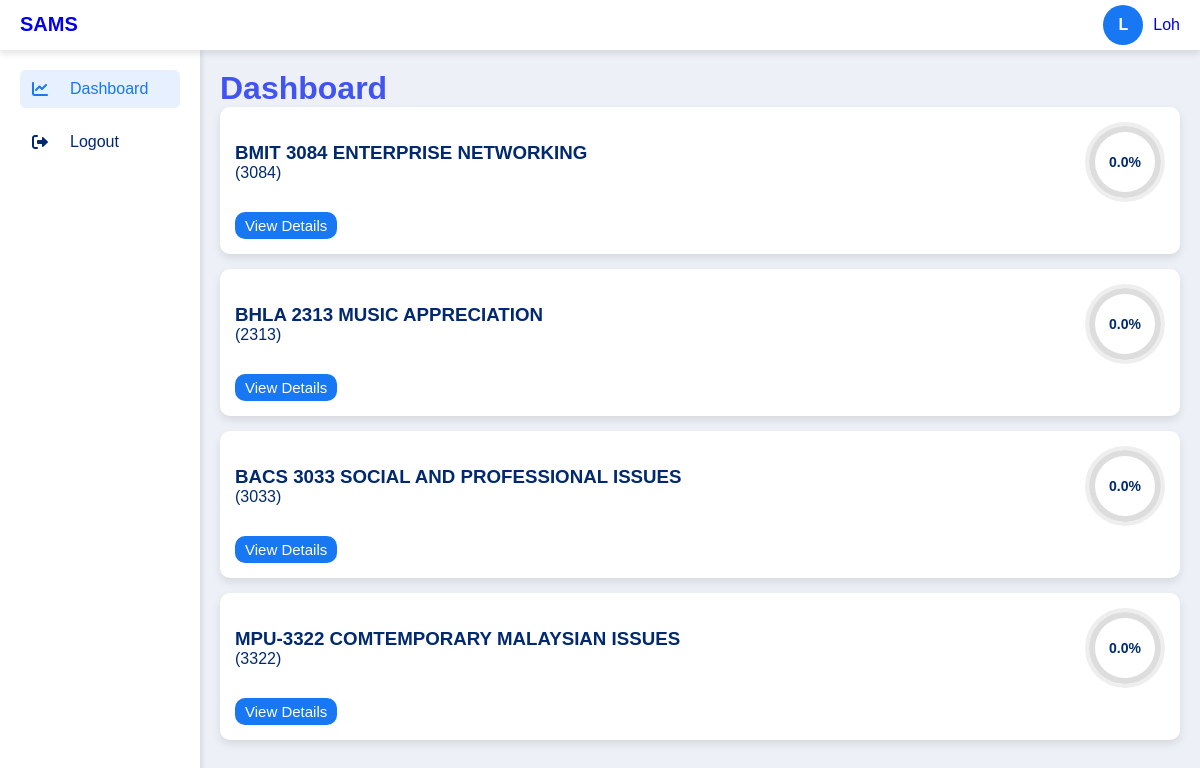
The app's page /attendanceRecordingQR/studentDashboard/ (signed in) with its own data.
### attendanceRecordingQR/models.py (models this page shows)
class CourseTb(models.Model):
    courseID = models.IntegerField(primary_key=True)
    courseName = models.CharField(max_length=255)
    total_classes = models.IntegerField(default=0)

### attendanceRecordingQR/views.py (the view)
# urls.py: path('studentDashboard/', views.studentDashboard, name='studentDashboard'),
def studentDashboard(request):
    if 'user_name' not in request.session:
        return redirect('login')
    user_id = request.session.get('user_id')
    enrolled_courses = EnrollmentTb.objects.filter(userID=user_id).select_related("courseID")
    students = []
    for enrollment in enrolled_courses:
        course = enrollment.courseID
        attendance_records = AttendanceRecordingTb.objects.filter(
            userID=user_id,
            courseID=course.courseID
        ).values('date', 'classType', 'status', 'time_in', 'time_out')
        total_present = AttendanceRecordingTb.objects.filter(
            userID=user_id,
            courseID=course.courseID,
            status="Present"
        ).count()
        attendance_percentage = (total_present / course.total_classes * 100) if course.total_classes else 0
        students.append({
            'courseName': course.courseName,
            'courseID': course.courseID,
            'attendance': round(attendance_percentage, 2),
            'attendance_records': attendance_records,
        })
    return render(request, 'studentDashboard.html', {'students': students})

### attendanceRecordingQR/templates/studentDashboard.html (shortened to what this page needs)
<!DOCTYPE html>
<html lang="en">
<head>
    {% load static %}
    <link rel="stylesheet" type="text/css" href="{% static '/style.css' %}">
    <link href="https://cdnjs.cloudflare.com/ajax/libs/font-awesome/6.0.0-beta3/css/all.min.css" rel="stylesheet">
</head>
<body>
    <nav class="navbar">
        <div class="navbar-brand">
            <a href="{% url 'studentDashboard' %}">SAMS</a>
        </div>
        <a href="{% url 'studentProfile' %}" class="header-profile">
            <div class="profile-img" id="profileImg"></div>
            <span>{{ request.session.user_name }}</span>
        </a>
    </nav>
    <div class="dashboard-container">
        <div class="sidebar">
            <ul class="sidebar-menu">
                <li><a href="{% url 'studentDashboard' %}"><i class="fas fa-chart-line"></i> Dashboard</a></li>
                <li><a href="{% url 'logout' %}"><i class="fas fa-sign-out-alt"></i> Logout</a></li>
            </ul>
        </div>
        <div class="main-content">
            <h1 style="color: #4154F1;">Dashboard</h1>
            {% for course in students %}
            <div class="course-card">
                <div class="course-header">
                    <div>
                        <h3>{{ course.courseName }}</h3>
                        <span>({{ course.courseID }})</span>
                    </div>
                    <div class="progress-circle
                            {% if course.attendance < 50 %}
                            low
                            {% elif course.attendance < 80 %}
                            medium
                            {% else %}
                            high
                            {% endif %}"
                    style="--percentage: {{ course.attendance }};">
                    <span>{{ course.attendance }}%</span>
                    </div>
                </div>
                <button class="view-detail-btn">View Details</button>
            </div>
            {% endfor %}
        </div>
    </div>
</body>
</html>

### attendanceRecordingQR/static/style.css (style rules this page uses)
* { margin: 0; padding: 0; box-sizing: border-box; font-family: Arial, sans-serif; }
body { background-color: #EDF1F7; color: #012970; }
.dashboard-container { display: flex; height: 100vh; }
.navbar { display: flex; align-items: center; justify-content: space-between; background-color: white; padding: 10px 20px; box-shadow: 0 4px 6px rgba(0,0,0,0.1); height: 50px; border-bottom: 1px solid #ffffff; position: relative; }
.navbar-brand { color: #012970; font-size: 20px; font-weight: bold; }
.navbar-brand a { text-decoration: none; }
.sidebar { width: 250px; background-color: white; padding: 20px; box-shadow: 2px 0 5px rgba(0,0,0,0.1); }
.sidebar-menu { list-style-type: none; padding: 0; margin: 0; }
.sidebar-menu li { margin-bottom: 15px; }
.sidebar-menu a { text-decoration: none; color: #012970; display: flex; align-items: center; gap: 10px; padding: 10px; border-radius: 6px; transition: background-color 0.3s; width: 100%; }
.sidebar-menu a:hover, .sidebar-menu a.active { background-color: #e6f0ff; color: #1877f2; }
.sidebar-menu a i { width: 20px; text-align: center; margin-right: 10px; }
.main-content { flex-grow: 1; padding: 20px; overflow-y: auto; }
.header-profile { display: flex; align-items: center; gap: 10px; text-decoration: none; }
.profile-img { width: 40px; height: 40px; border-radius: 50%; background-color: #1877f2; display: flex; justify-content: center; align-items: center; color: white; font-weight: bold; }

### attendanceRecordingQR/templates/studentDashboard.html (style rules this page uses)
.dashboard-container { display: flex; }
.sidebar { width: 200px; }
.main-content { flex-grow: 1; padding: 20px; }
.course-card { background-color: #fff; border-radius: 10px; padding: 15px; box-shadow: 0 4px 8px rgba(0,0,0,0.1); margin-bottom: 15px; }
.course-header { display: flex; justify-content: space-between; align-items: center; }
.progress-circle { width: 60px; height: 60px; border-radius: 50%; display: flex; justify-content: center; align-items: center; font-weight: bold; color: green; border: 4px solid #eee; }
.view-detail-btn { font-size: 15px; margin-top: 10px; padding: 5px 10px; background-color: #1877f2; color: white; border-radius: 10px; cursor: pointer; border: none; }
.progress-circle { --percentage: 50; --fill-color: #1877f2; width: 80px; height: 80px; position: relative; display: flex; align-items: center; justify-content: center; }
.progress-circle::before { content: ""; position: absolute; inset: 0; border-radius: 50%; background: conic-gradient( var(--fill-color) calc(var(--percentage) * 1%), #ddd 0 ); }
.progress-circle::after { content: ""; position: absolute; top: 6px; left: 6px; right: 6px; bottom: 6px; background: #fff; border-radius: 50%; z-index: 1; }
.progress-circle span { position: relative; z-index: 2; font-size: 14px; color: #012970; font-weight: bold; }
.progress-circle.low { --fill-color: red; }

### records on screen
CourseTb: courseName "BMIT 3084 ENTERPRISE NETWORKING"
CourseTb: courseName "BHLA 2313 MUSIC APPRECIATION"
CourseTb: courseName "BACS 3033 SOCIAL AND PROFESSIONAL ISSUES"
CourseTb: courseName "MPU-3322 COMTEMPORARY MALAYSIAN ISSUES"

### other values on screen
{{ request.session.user_name }} "Loh"
{{ course.courseID }} "3084" "2313" "3033" "3322"
{{ course.attendance }} "0.0" "0.0" "0.0" "0.0"
